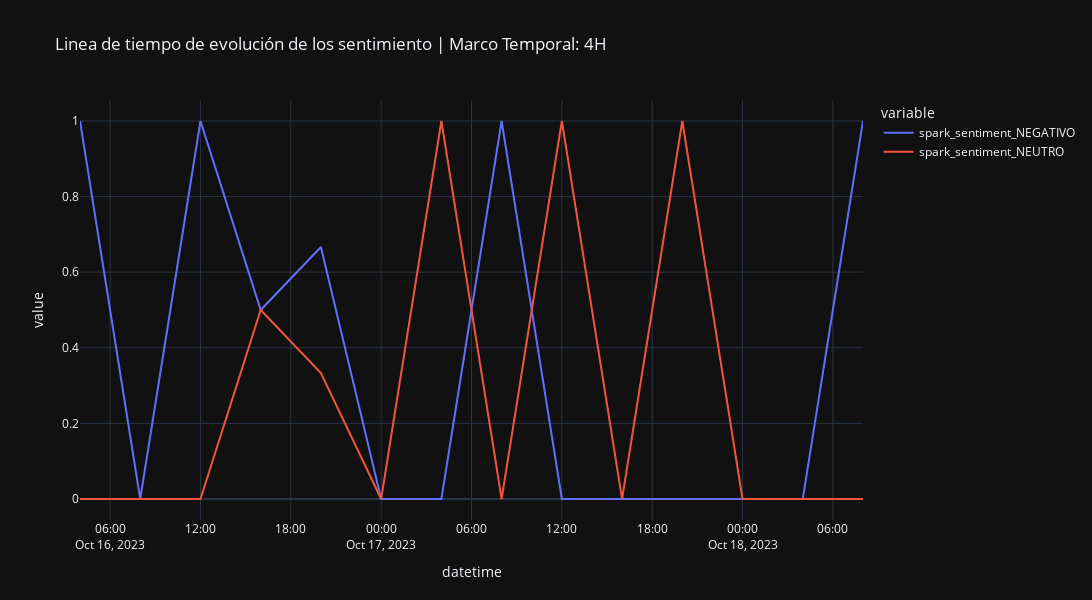

The notebook cell saved with this chart:
### Code cell
figure.show()

### Figure 1 — Plotly figure (JSON) as saved in the notebook; plotly's stock layout.template omitted (floating-point values rounded to 4 significant figures)
{"data": [{"hovertemplate": "variable=spark_sentiment_NEGATIVO<br>datetime=%{x}<br>value=%{y}<extra></extra>", "legendgroup": "spark_sentiment_NEGATIVO", "line": {"color": "#636efa", "dash": "solid"}, "marker": {"symbol": "circle"}, "mode": "lines", "name": "spark_sentiment_NEGATIVO", "orientation": "v", "showlegend": true, "type": "scatter", "x": ["2023-10-16T04:00:00", "2023-10-16T08:00:00", "2023-10-16T12:00:00", "2023-10-16T16:00:00", "2023-10-16T20:00:00", "2023-10-17T00:00:00", "2023-10-17T04:00:00", "2023-10-17T08:00:00", "2023-10-17T12:00:00", "2023-10-17T16:00:00", "2023-10-17T20:00:00", "2023-10-18T00:00:00", "2023-10-18T04:00:00", "2023-10-18T08:00:00"], "xaxis": "x", "y": [1, 0, 1, 0.5, 0.6667, 0, 0, 1, 0, 0, 0, 0, 0, 1], "yaxis": "y"}, {"hovertemplate": "variable=spark_sentiment_NEUTRO<br>datetime=%{x}<br>value=%{y}<extra></extra>", "legendgroup": "spark_sentiment_NEUTRO", "line": {"color": "#EF553B", "dash": "solid"}, "marker": {"symbol": "circle"}, "mode": "lines", "name": "spark_sentiment_NEUTRO", "orientation": "v", "showlegend": true, "type": "scatter", "x": ["2023-10-16T04:00:00", "2023-10-16T08:00:00", "2023-10-16T12:00:00", "2023-10-16T16:00:00", "2023-10-16T20:00:00", "2023-10-17T00:00:00", "2023-10-17T04:00:00", "2023-10-17T08:00:00", "2023-10-17T12:00:00", "2023-10-17T16:00:00", "2023-10-17T20:00:00", "2023-10-18T00:00:00", "2023-10-18T04:00:00", "2023-10-18T08:00:00"], "xaxis": "x", "y": [0, 0, 0, 0.5, 0.3333, 0, 1, 0, 1, 0, 1, 0, 0, 0], "yaxis": "y"}], "layout": {"height": 600, "legend": {"title": {"text": "variable"}, "tracegroupgap": 0}, "showlegend": true, "title": {"text": "Linea de tiempo de evolución de los sentimiento | Marco Temporal: 4H"}, "width": 1200, "xaxis": {"anchor": "y", "domain": [0, 1], "title": {"text": "datetime"}}, "yaxis": {"anchor": "x", "domain": [0, 1], "title": {"text": "value"}}}}
